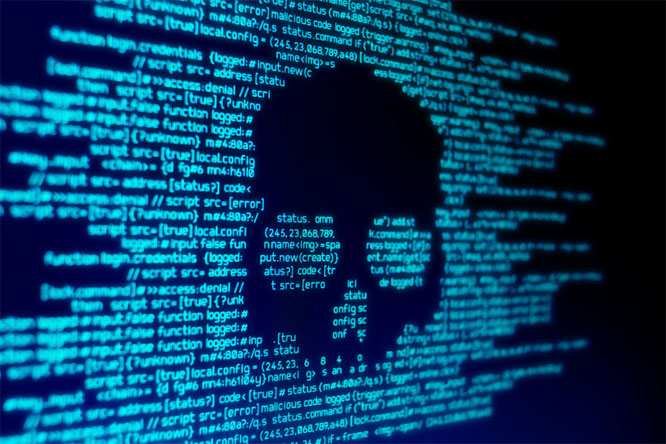
#> input picture pertemuan21/1.jpg, 666 x 444 px
$ python pertemuan21plotgambar.py
#> lines starting #> are read from the running program, lines starting #| are printed output that depends on the picture
import matplotlib.pyplot as plt
import matplotlib.image as mimg
import numpy as np
from PIL import Image

gambar=Image.open('1.jpg').convert('L') # membuka gambar menggunakan library pillow, convert to b&w:'L' rgba:'RGBA' cmyk:'CMYK'
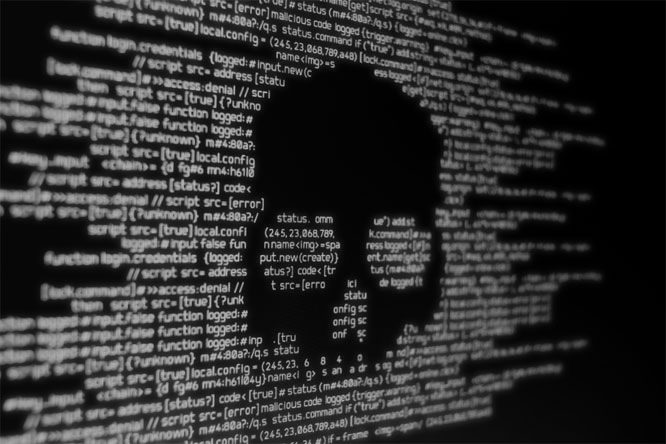
#> gambar: PIL image 666x444 L; min 0, max 189, mean 47.2
gambar=np.array(gambar)
print(gambar)
#> (printed output is left out)
gbr=Image.fromarray(gambar,'L')
gbr.show()

gambar=mimg.imread('1.jpg')
#> gambar is the input picture: shape (444, 666, 3); mean R, G, B 2.5, 60.3, 96.8
gambar=gambar[:,:,2] # agar file jpg bisa dimanipulasi color mapping
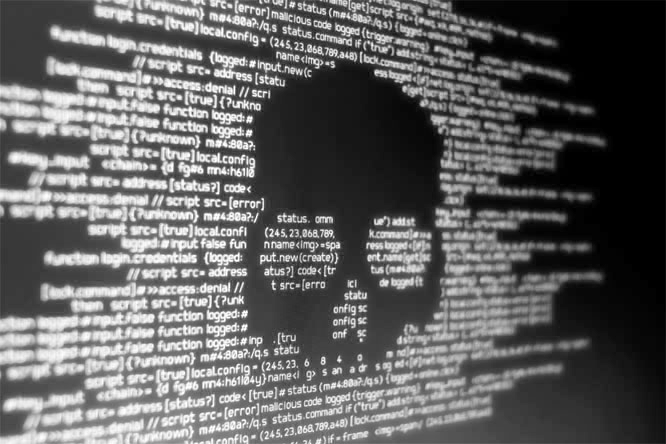
#> gambar: shape (444, 666); min 0, max 255, mean 96.8
print(gambar)
#> (printed output is left out)
print(gambar.ndim) # dimensi representasi matriks dari suatu gambar
#| 2
print(gambar.shape) # bentuk representasi gambar berupa (tinggi,lebar,warna:rbg/cmyk)
#| (444, 666)
print(len(gambar)) # tinggi pixel gambar, secara teknis menghitung jumlah baris dari matriks representasi
#| 444
print(len(gambar[0])) # lebar pixel gambar, secara teknis menghitung jumlah kolom dari matriks representasi
#| 666

gbrplot=plt.imshow(gambar,cmap='rainbow') # color mapping tertentu berlaku untuk gambar png
plt.axis('off') # menghilangkan axis
plt.show()
